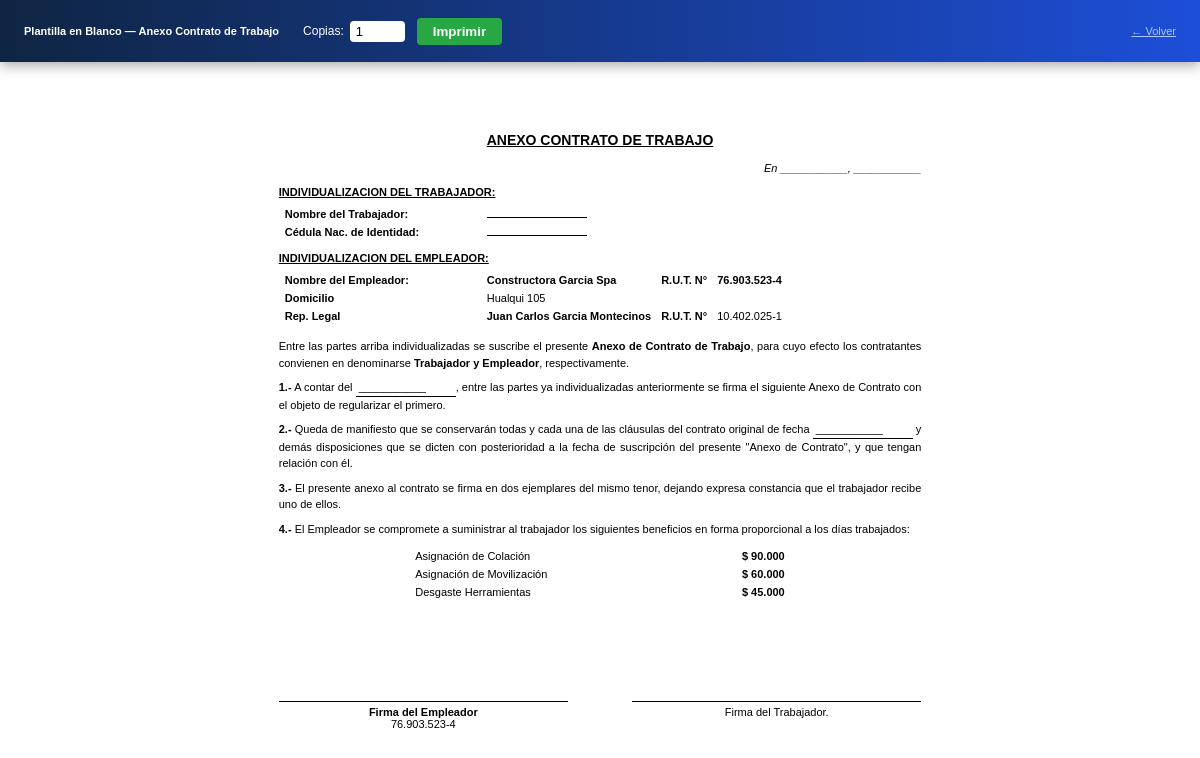
The app's page /documentos-empresa/en-blanco/?tipo=anexo_contrato&empresa_id=1 (signed in) with its own data.
### core/models.py (models this page shows, shortened)
class ConfigEmpresa(models.Model):
    nombre = models.CharField(max_length=200)
    rut_empresa = models.CharField(max_length=20)
    giro = models.CharField(max_length=100, blank=True, default='Constructora')
    direccion = models.CharField(max_length=200)
    ciudad = models.CharField(max_length=100)
    correo_electronico = models.EmailField(max_length=150, blank=True)
    nombre_representante = models.CharField(max_length=150)
    rut_representante = models.CharField(max_length=20)
    cargo_representante = models.CharField(max_length=100, blank=True, default='Representante Legal')
    activo = models.BooleanField(default=True)
    creado_el = models.DateTimeField(default=timezone.now)
    class Meta:
        verbose_name = 'Empresa'
        verbose_name_plural = 'Empresas'
        ordering = ['nombre']

### core/views/documentos_generados.py (the view)
# urls.py: path('documentos-empresa/en-blanco/', views.doc_generado_blank_preview, name='doc_generado_blank_preview'),
@login_required
def doc_generado_blank_preview(request):
    from types import SimpleNamespace
    tipo = request.GET.get('tipo', '')
    template_map = {
        'contrato_trabajo': 'documentos_generados/print/contrato_trabajo.html',
        'anexo_contrato': 'documentos_generados/print/anexo_contrato.html',
        'finiquito': 'documentos_generados/print/finiquito.html',
        'pacto_horas_extras': 'documentos_generados/print/pacto_horas_extras.html',
        'acta_epp': 'documentos_generados/print/acta_epp.html',
        'acta_reglamento': 'documentos_generados/print/acta_reglamento.html',
    }
    tipo_labels = dict(DocumentoGenerado.TIPO_CHOICES)
    if tipo not in template_map:
        return redirect('doc_generado_create')
    empresa_id = request.GET.get('empresa_id', '')
    empresa = None
    if empresa_id:
        try:
            empresa = ConfigEmpresa.objects.get(pk=int(empresa_id), activo=True)
        except (ConfigEmpresa.DoesNotExist, ValueError):
            pass
    if not empresa:
        empresa = ConfigEmpresa.objects.filter(activo=True).first()
    doc_mock = SimpleNamespace(
        pk=None,
        tipo=tipo,
        trabajador=SimpleNamespace(
            nombre_completo='', rut='',
            fecha_nacimiento=None,
            direccion='', telefono='', correo='',
        ),
        empresa=empresa,
        contrato=None,
        contrato_id=None,
        get_tipo_display=lambda: tipo_labels.get(tipo, tipo),
    )
    ctx = {
        'doc': doc_mock,
        'd': {},
        'is_blank': True,
        'tipo_label': tipo_labels.get(tipo, tipo),
        'empresa_print': empresa,
    }
    return render(request, template_map[tipo], ctx)

### templates/documentos_generados/print/anexo_contrato.html (shortened to what this page needs)
<!DOCTYPE html>
<html lang="es">
<head>
</head>
<body>
{% if is_blank %}
<div class="print-bar">
  <strong>Plantilla en Blanco — {{ tipo_label }}</strong>
  <span style="display:flex;align-items:center;gap:6px;margin-left:12px">
    <label style="font-size:12px;white-space:nowrap">Copias:</label>
    <input type="number" id="copiasInput" value="1" min="1" max="20"
           style="width:55px;padding:3px 6px;border-radius:4px;border:none;font-size:13px">
  </span>
  <button onclick="imprimirCopias()" style="background:#28a745;color:white;border:none;padding:6px 16px;border-radius:4px;cursor:pointer;font-weight:bold;">Imprimir</button>
  <a href="{% url 'doc_generado_create' %}" style="color:#adc8ff;margin-left:auto">← Volver</a>
</div>
{% endif %}
<div class="page">
  <h1 class="titulo">ANEXO CONTRATO DE TRABAJO</h1>
  <div class="ciudad-fecha">En {{ d.ciudad_documento|default:"___________" }}, {{ d.fecha_documento|date:"d \d\e F \d\e Y"|default:"___________" }}</div>
  <div class="seccion-titulo">INDIVIDUALIZACION DEL TRABAJADOR:</div>
  <table class="datos">
    <tr><td>Nombre del Trabajador:</td><td><span class="valor">{{ doc.trabajador.nombre_completo }}</span></td></tr>
    <tr><td>Cédula Nac. de Identidad:</td><td><span class="valor">{{ doc.trabajador.rut }}</span></td></tr>
  </table>
  <div class="seccion-titulo">INDIVIDUALIZACION DEL EMPLEADOR:</div>
  <table class="datos">
    <tr><td>Nombre del Empleador:</td><td><b>{{ doc.empresa.nombre }}</b></td>
        <td><b>R.U.T. N°</b></td><td><b>{{ doc.empresa.rut_empresa }}</b></td></tr>
    <tr><td>Domicilio</td><td>{{ doc.empresa.direccion }}</td></tr>
    <tr><td>Rep. Legal</td><td><b>{{ doc.empresa.nombre_representante }}</b></td>
        <td><b>R.U.T. N°</b></td><td>{{ doc.empresa.rut_representante }}</td></tr>
  </table>
  <p class="clausula" style="margin-top:12px">Entre las partes arriba individualizadas se suscribe el presente <b>Anexo de Contrato de Trabajo</b>, para cuyo efecto los contratantes convienen en denominarse <b>Trabajador y Empleador</b>, respectivamente.</p>
  <p class="clausula"><b>1.-</b> A contar del <span class="valor">{{ d.fecha_vigencia_anexo|date:"d \d\e F \d\e Y"|default:"___________" }}</span>, entre las partes ya individualizadas anteriormente se firma el siguiente Anexo de Contrato con el objeto de regularizar el primero.</p>
  <p class="clausula"><b>2.-</b> Queda de manifiesto que se conservarán todas y cada una de las cláusulas del contrato original de fecha <span class="valor">{{ d.fecha_contrato_original|date:"d \d\e F \d\e Y"|default:"___________" }}</span> y demás disposiciones que se dicten con posterioridad a la fecha de suscripción del presente "Anexo de Contrato", y que tengan relación con él.</p>
  <p class="clausula"><b>3.-</b> El presente anexo al contrato se firma en dos ejemplares del mismo tenor, dejando expresa constancia que el trabajador recibe uno de ellos.</p>
  <p class="clausula"><b>4.-</b> El Empleador se compromete a suministrar al trabajador los siguientes beneficios en forma proporcional a los días trabajados:</p>
  <table class="montos">
    <tr><td>Asignación de Colación</td><td>$ {{ d.monto_colacion|default:"90.000" }}</td></tr>
    <tr><td>Asignación de Movilización</td><td>$ {{ d.monto_movilizacion|default:"60.000" }}</td></tr>
    <tr><td>Desgaste Herramientas</td><td>$ {{ d.monto_herramientas|default:"45.000" }}</td></tr>
  </table>
  <div class="firma-section">
    <div class="firma-box"><div class="firma-linea"><b>Firma del Empleador</b><br>{{ doc.empresa.rut_empresa }}</div></div>
    <div class="firma-box"><div class="firma-linea">Firma del Trabajador.<br>{{ doc.trabajador.rut }}</div></div>
  </div>
</div>
</body>
</html>

### templates/documentos_generados/print/anexo_contrato.html (style rules this page uses)
* { margin:0; padding:0; box-sizing:border-box; }
body { font-family: Arial, sans-serif; font-size: 11px; color: #000; }
.page { width: 210mm; margin: 64px auto 0; padding: 18mm 20mm; }
.print-bar { position:fixed; top:0; left:0; right:0; background:linear-gradient(90deg,#0f2543 0%,#1d4ed8 100%); color:#fff; padding:0 24px; display:flex; align-items:center; gap:12px; z-index:9999; min-height:62px; box-shadow:0 2px 14px rgba(0,0,0,.4); }
h1.titulo { font-size:14px; font-weight:bold; text-align:center; text-decoration:underline; margin-bottom:14px; }
.ciudad-fecha { text-align:right; font-style:italic; margin-bottom:12px; }
.seccion-titulo { font-weight:bold; text-decoration:underline; margin:10px 0 6px; }
table.datos td { padding:2px 4px; }
table.datos td:first-child { font-weight:bold; width:200px; }
.valor { border-bottom:1px solid #000; min-width:100px; display:inline-block; padding:0 3px; }
.clausula { margin-bottom:8px; line-height:1.5; text-align:justify; }
table.montos { width:60%; margin:10px auto; border-collapse:collapse; }
table.montos td { padding:3px 8px; }
table.montos td:last-child { text-align:right; font-weight:bold; }
.firma-section { display:flex; justify-content:space-between; margin-top:50px; }
.firma-box { text-align:center; width:45%; }
.firma-linea { border-top:1px solid #000; margin-top:50px; padding-top:4px; }

### records on screen
ConfigEmpresa: empresa.nombre "Constructora Garcia Spa", empresa.rut_empresa "76.903.523-4", empresa.direccion "Hualqui 105", empresa.nombre_representante "Juan Carlos Garcia Montecinos", empresa.rut_representante "10.402.025-1"

### other values on screen
{{ tipo_label }} "Anexo Contrato de Trabajo"
{{ d.ciudad_documento|default:"___________" }} "___________"
{{ d.fecha_documento|date:"d \d\e F \d\e Y"|default:"___________" }} "___________"
{{ d.fecha_vigencia_anexo|date:"d \d\e F \d\e Y"|default:"___________" }} "___________"
{{ d.fecha_contrato_original|date:"d \d\e F \d\e Y"|default:"___________" }} "___________"
{{ d.monto_colacion|default:"90.000" }} "90.000"
{{ d.monto_movilizacion|default:"60.000" }} "60.000"
{{ d.monto_herramientas|default:"45.000" }} "45.000"
